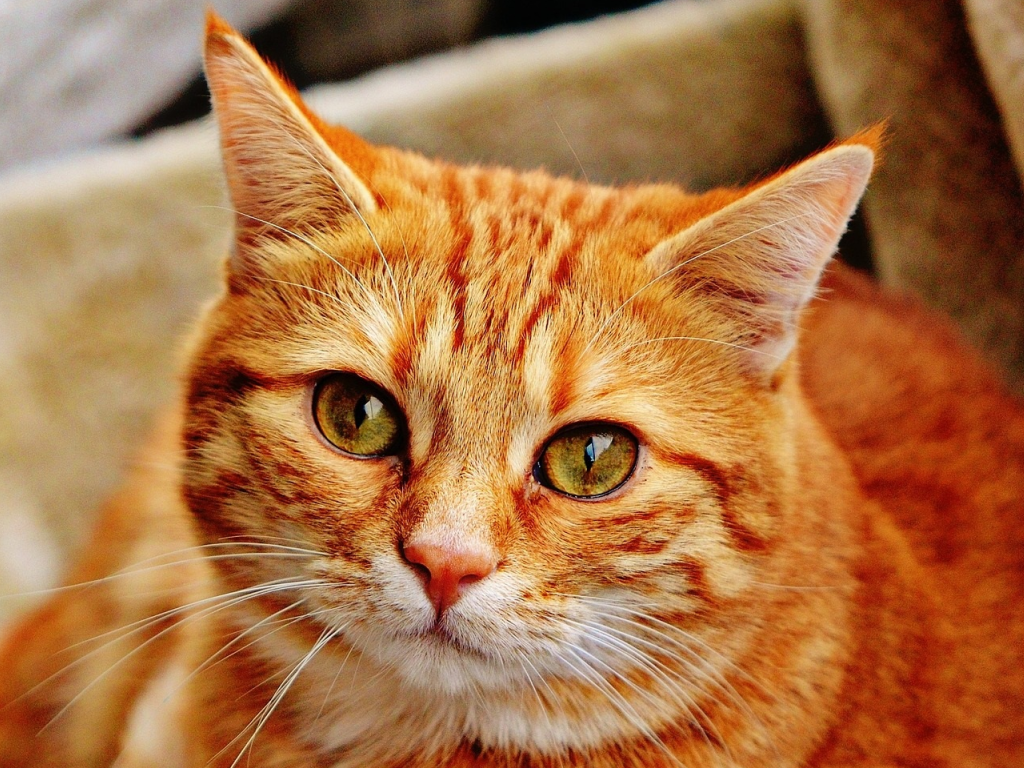
#> input picture cat.png, 1024 x 768 px
$ python '解析全採圖片結構.py'
#> lines starting #> are read from the running program, lines starting #| are printed output that depends on the picture
import numpy as np
import matplotlib.pyplot as plt
import matplotlib.image as mpimg

#從圖片檔案cat.png讀入資料，並劃出圖片
image=mpimg.imread("cat.png")
#> image is the input picture: shape (768, 1024, 3) float32; mean R, G, B 0.67, 0.451, 0.27
print(image)
#> (printed output is left out)
print(image.shape)
#| (768, 1024, 3)
plt.imshow(image)
plt.show()
##做影像處理簡單來說就是對圖片做矩陣操作

"""分離出RGB三原色的紅色頻道"""

R=image*np.array([1,0,0])
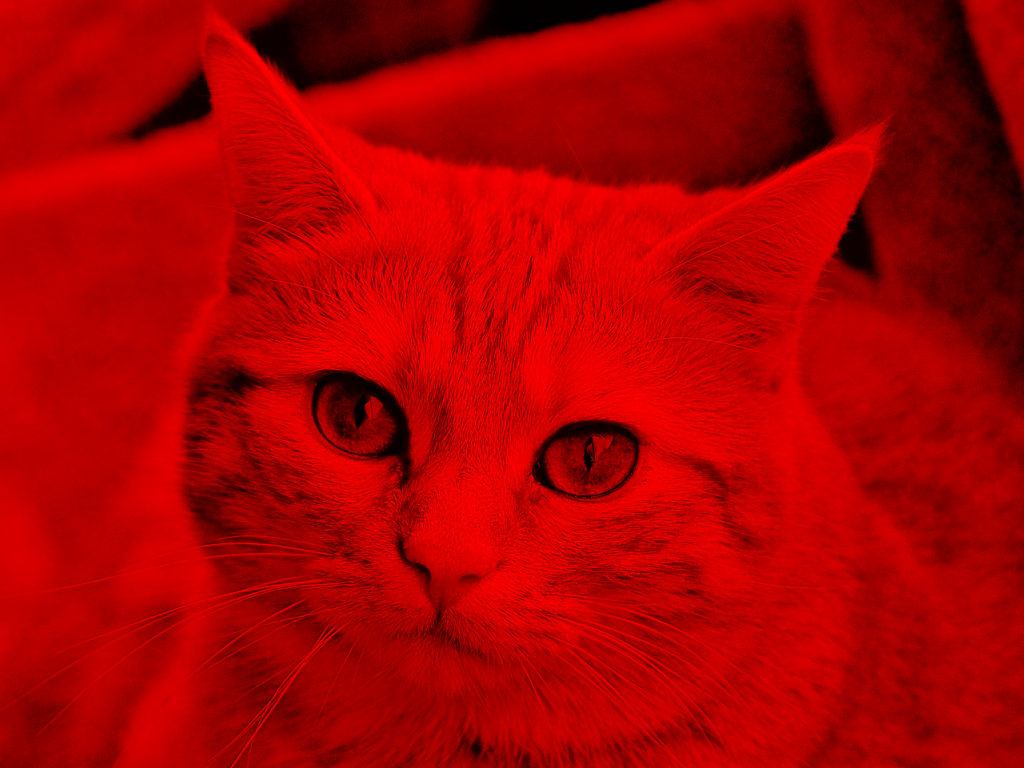
#> R: shape (768, 1024, 3) float64; mean R, G, B 0.671, 0, 0
plt.imshow(R)
plt.show()
"""分離出RGB三原色的綠色頻道"""
G=image*np.array([0,1,0])
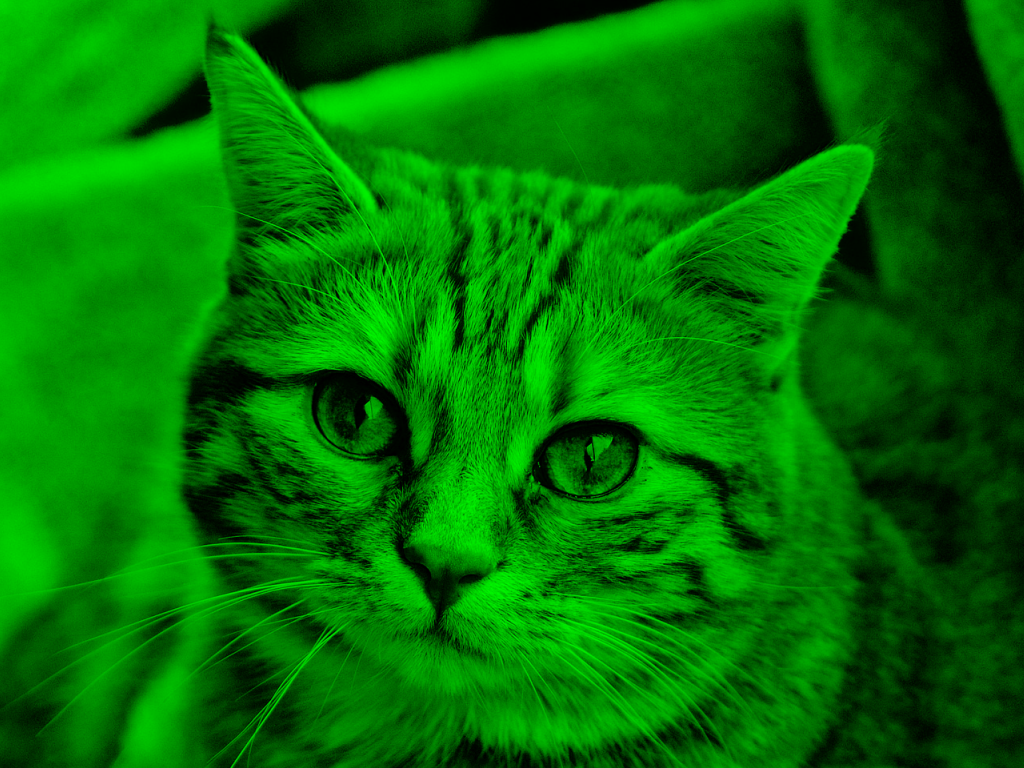
#> G: shape (768, 1024, 3) float64; mean R, G, B 0, 0.451, 0
plt.imshow(G)
plt.show()
"""分離出RGB三原色的藍色頻道"""
B=image*np.array([0,0,1])
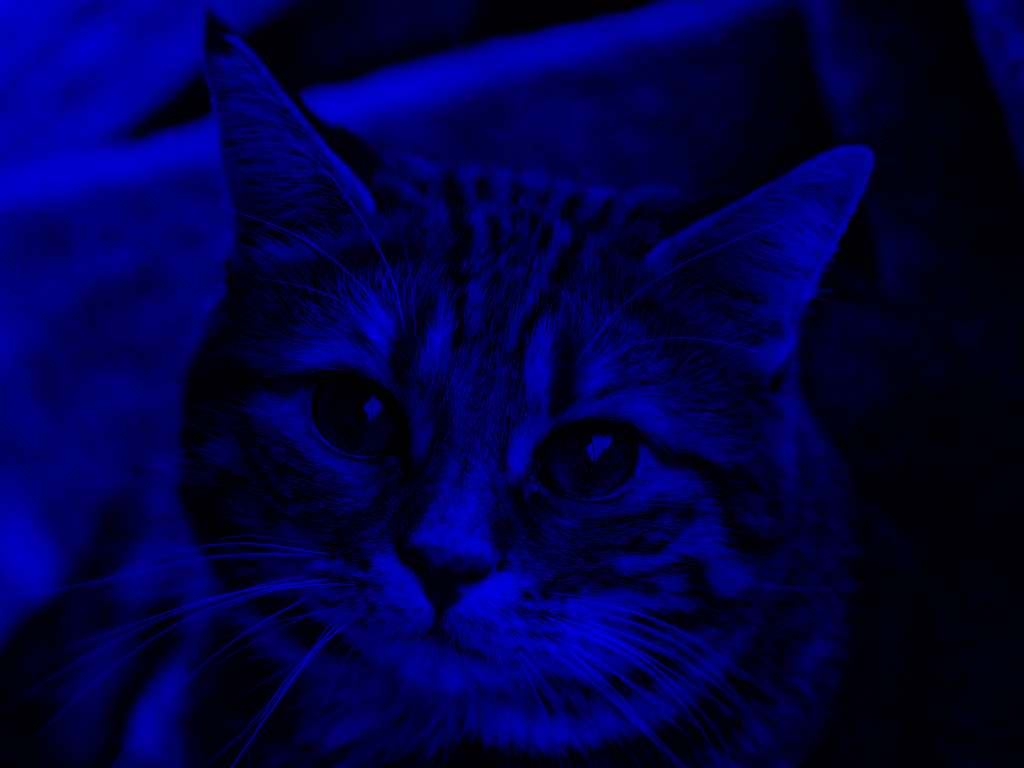
#> B: shape (768, 1024, 3) float64; mean R, G, B 0, 0, 0.27
plt.imshow(B)
plt.show()
"""將圖片轉為灰階格式"""
Gray=np.dot(image,np.array([0.21,0.72,0.07]))
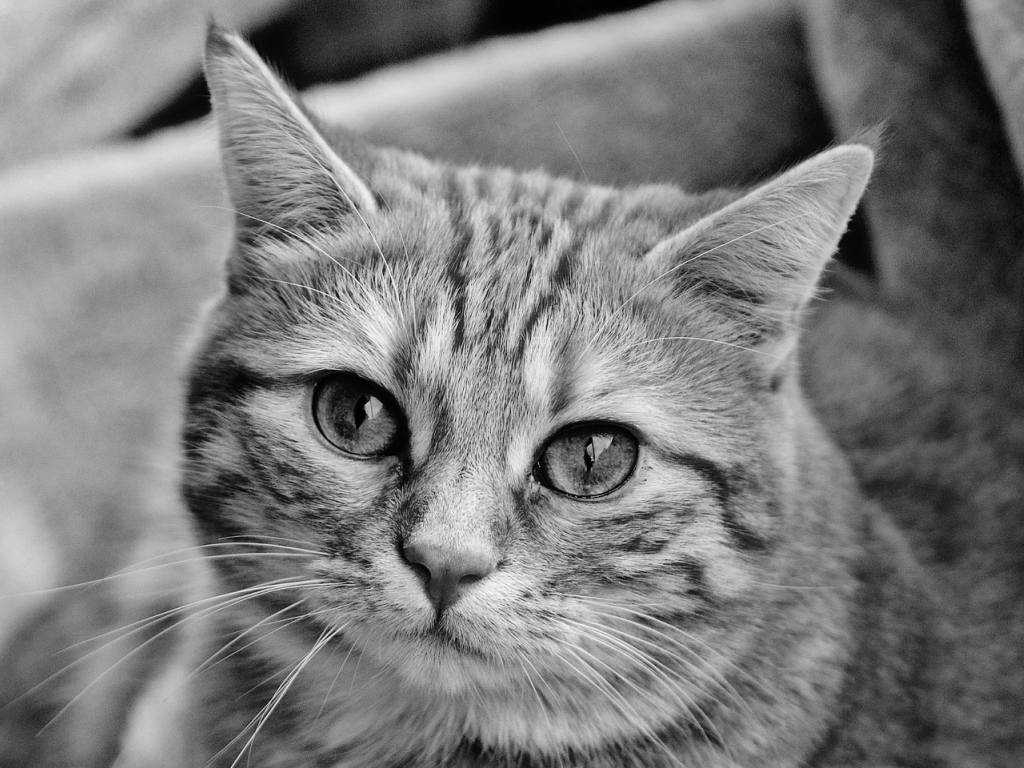
#> Gray: shape (768, 1024) float64; min 0.00247, max 0.968, mean 0.485
plt.imshow(Gray,cmap="gray")
plt.show()
